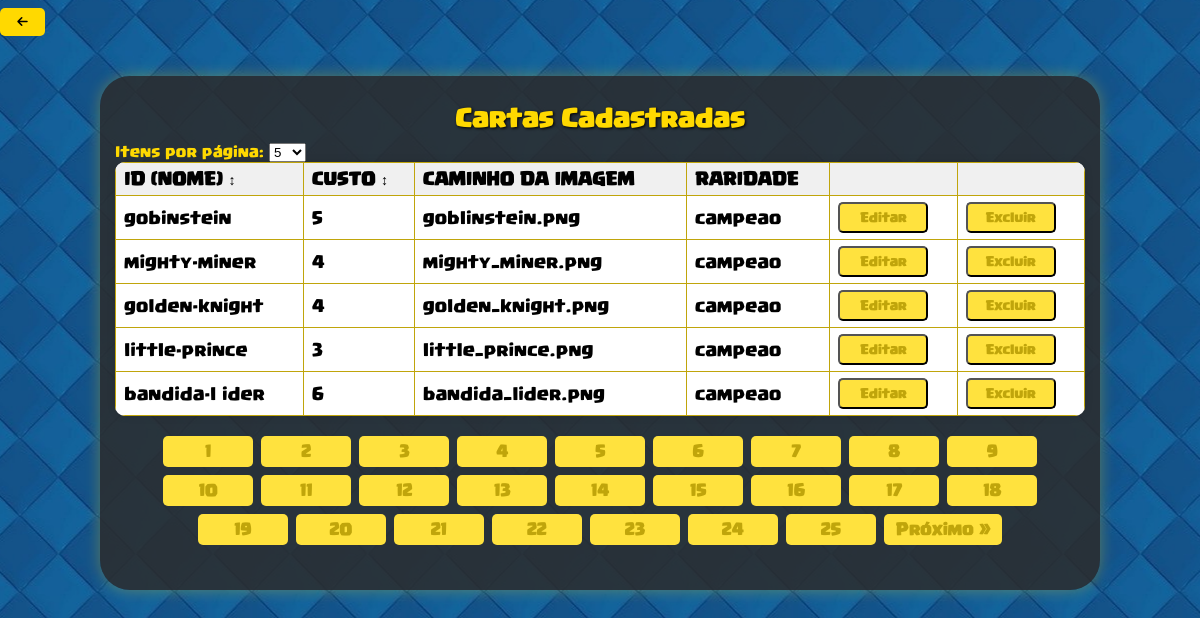
Page /cartas/listar-carta/listar-carta.php (signed in) on the committed database.
### tables this page shows
CREATE TABLE `carta` (
  `id` varchar(20) NOT NULL,  
  `custo` int NOT NULL,
  `srcImagem` varchar(40) NOT NULL,
  `raridade` varchar(15) NOT NULL,
  PRIMARY KEY (`id`)
);

### src/Repositorio/CartaRepositorio.php (called while the page is built, shortened)
<?php
    class CartaRepositorio
    {
        private PDO $pdo;
        public function __construct(PDO $pdo)
        {
            $this->pdo = $pdo;
        }
        private function formarObjeto(array $dados): Carta
        {
            return new Carta($dados['id'], (int)$dados['custo'], $dados['srcImagem'], $dados['raridade']);
        }
        public function contarTodos()
        {
            $sql = "SELECT COUNT(*) FROM carta";
            $stmt = $this->pdo->query($sql);
            return (int) $stmt->fetchColumn();
        }
        public function buscarPaginado(int $limite, int $offset, ?string $ordem = null, ?string $direcao = 'ASC'): array
        {
            $colunasPermitidas = ['id', 'custo'];
            $sql = "SELECT id, custo, srcImagem, raridade FROM carta";
            if ($ordem !== null && in_array(strtolower($ordem), $colunasPermitidas, true)) {
                $ordemCol = strtolower($ordem);
                $direcao = strtoupper($direcao) === 'DESC' ? 'DESC' : 'ASC';
                $sql .= " ORDER BY {$ordemCol} {$direcao}";
            } else {
                $sql .= " ORDER BY FIELD(raridade, 'Campeao', 'Lendaria', 'Epica', 'Rara', 'Comum')";
            }
            $sql .= " LIMIT :limite OFFSET :offset";
            $stmt = $this->pdo->prepare($sql);
            $stmt->bindValue(':limite', $limite, PDO::PARAM_INT);
            $stmt->bindValue(':offset', $offset, PDO::PARAM_INT);
            $stmt->execute();
            $resultados = $stmt->fetchAll(PDO::FETCH_ASSOC);
            return array_map(fn($dados) => $this->formarObjeto($dados), $resultados);
        }
    }
?>

### src/paginacao.php (called while the page is built)
<?php
class Paginacao
{
    private int $totalItens;
    private int $itensPorPagina;
    private int $paginaAtual;
    public function __construct(int $totalItens, int $itensPorPagina, int $paginaAtual)
    {
        $this->totalItens = $totalItens;
        $this->itensPorPagina = $itensPorPagina;
        $this->paginaAtual = max(1, $paginaAtual);
    }
    public function getOffset(): int
    {
        return ($this->paginaAtual - 1) * $this->itensPorPagina;
    }
    public function getLimite(): int
    {
        return $this->itensPorPagina;
    }
    public function getTotalPaginas(): int
    {
        return (int) ceil($this->totalItens / $this->itensPorPagina);
    }
    public function getPaginaAtual(): int
    {
        return $this->paginaAtual;
    }
}
?>

### src/Modelo/carta.php (called while the page is built, shortened)
<?php
    class Carta
    {
        private string $id;
        private int $custoCarta;
        private string $caminhoCarta;
        private string $raridadeCarta;
        public function __construct(string $id, int $custoCarta, string $caminhoCarta, string $raridadeCarta){
            $this->id = $id;
            $this->custoCarta = $custoCarta;
            $this->raridadeCarta = $raridadeCarta;
            $this->caminhoCarta = $caminhoCarta;
        }
        public function getId(): string
        {
            return $this->id;
        }
        public function getCustoCarta(): int
        {
            return $this->custoCarta;
        }
        public function getRaridadeCarta(): string
        {
            return $this->raridadeCarta;
        }
        public function getCaminhoCarta(): string
        {
            return $this->caminhoCarta;
        }
    }
?>

### cartas/listar-carta/listar-carta.php (the view, shortened to what this page needs)
<?php
require __DIR__ . "/../../src/conexao-bd.php";
require_once __DIR__ . '/../../src/Repositorio/CartaRepositorio.php';
require_once __DIR__ . '/../../src/Modelo/carta.php';
require __DIR__ . "/../../src/paginacao.php";
$ordem = filter_input(INPUT_GET, 'ordem', FILTER_SANITIZE_STRING) ?: null;
$direcao = filter_input(INPUT_GET, 'direcao', FILTER_SANITIZE_STRING) ?: 'ASC';
$itens_por_pagina = filter_input(INPUT_GET, 'itens_por_pagina', FILTER_VALIDATE_INT) ?: 5;
$climite = $itens_por_pagina;
$paginaAtual = isset($_GET['pagina']) ? (int) $_GET['pagina'] : 1;
$cartaRepositorio = new CartaRepositorio($pdo);
$totalCartas = $cartaRepositorio->contarTodos();
$paginacao = new Paginacao($totalCartas, $climite, $paginaAtual);
$cartas = $cartaRepositorio->buscarPaginado($paginacao->getLimite(), $paginacao->getOffset(), $ordem, $direcao);
function gerarUrlOrdenacaoCarta($campo, $paginaAtual, $ordemAtual, $direcaoAtual, $itensPorPagina)
{
    $novaDirecao = ($ordemAtual === $campo && $direcaoAtual === 'ASC') ? 'DESC' : 'ASC';
    return "?pagina={$paginaAtual}&ordem={$campo}&direcao={$novaDirecao}&itens_por_pagina={$itensPorPagina}";
}
function mostrarIconeOrdenacaoCarta($campo, $ordemAtual, $direcaoAtual)
{
    if ($ordemAtual !== $campo) {
        return '&#8597';
    }
    return $direcaoAtual === 'ASC' ? '↑' : '↓';
}
?>
<!DOCTYPE html>
<html lang="pt-br">
<head>
    <link rel="stylesheet" href="https://cdnjs.cloudflare.com/ajax/libs/font-awesome/6.4.0/css/all.min.css" />
    <link rel="stylesheet" href="../../css/listar.css" />
</head>
<body>
    <form action="../administrar/administrar-carta.php">
        <button type="submit" id="botao-menu"><i class="fas fa-arrow-left"></i></button>
    </form>
    <div class="container-formulario">
        <div class="formulario">
            <h1 class="titulo">Cartas Cadastradas</h1>
            <div class="tabela">
                <form class="form-paginacao" method="GET" action="">
                    <label for="itens_por_pagina">Itens por página:</label>
                    <select name="itens_por_pagina" id="itens_por_pagina" onchange="this.form.submit()">
                        <option value="5" <?= $itens_por_pagina == 5 ? 'selected' : '' ?>>5</option>
                    </select>
                </form>
                <table>
                    <thead>
                        <tr>
                            <th>
                                <a href="<?= gerarUrlOrdenacaoCarta('id', $paginacao->getPaginaAtual(), $ordem, $direcao, $itens_por_pagina) ?>"
                                    style="color: inherit; text-decoration: none;">
                                    ID (Nome) <?= mostrarIconeOrdenacaoCarta('id', $ordem, $direcao) ?>
                                </a>
                            </th>
                            <th>
                                <a href="<?= gerarUrlOrdenacaoCarta('custo', $paginacao->getPaginaAtual(), $ordem, $direcao, $itens_por_pagina) ?>"
                                    style="color: inherit; text-decoration: none;">
                                    Custo <?= mostrarIconeOrdenacaoCarta('custo', $ordem, $direcao) ?>
                                </a>
                            </th>
                            <th>Caminho da Imagem</th>
                            <th>Raridade</th>
                            <th> </th>
                            <th> </th>
                        </tr>
                    </thead>
                    <tbody>
                        <?php foreach ($cartas as $carta): ?>
                            <tr>
                                <td><?= htmlspecialchars($carta->getId()) ?></td>
                                <td><?= htmlspecialchars($carta->getCustoCarta()) ?></td>
                                <td><?= htmlspecialchars($carta->getCaminhoCarta()) ?></td>
                                <td><?= htmlspecialchars($carta->getRaridadeCarta()) ?></td>
                                <td>
                                    <form action="../atualizar-carta/atualizar-carta.php" method="POST">
                                        <button type="submit" class="botao-alterar">Editar</button>
                                    </form>
                                </td>
                                <td>
                                    <form action="../atualizar-carta/deletar-carta.php" method="post">
                                        <input type="submit" class="botao-alterar" value="Excluir">
                                    </form>
                                </td>
                            </tr>
                        <?php endforeach; ?>
                    </tbody>
                </table>
                <div class="paginacao" style="text-align:center; margin-top: 20px;">
                    <?php for ($i = 1; $i <= $paginacao->getTotalPaginas(); $i++): ?>
                        <?php if ($i === $paginacao->getPaginaAtual()): ?>
                            <strong><?= $i ?></strong>
                        <?php else: ?>
                            <a href="?pagina=<?= $i ?>&ordem=<?= htmlspecialchars($ordem) ?>&direcao=<?= htmlspecialchars($direcao) ?>&itens_por_pagina=<?= $itens_por_pagina ?>"
                                class="botao-pagina"><?= $i ?></a>
                        <?php endif; ?>
                    <?php endfor; ?>
                    <?php if ($paginacao->getPaginaAtual() < $paginacao->getTotalPaginas()): ?>
                        <a href="?pagina=<?= $paginacao->getPaginaAtual() + 1 ?>&ordem=<?= htmlspecialchars($ordem) ?>&direcao=<?= htmlspecialchars($direcao) ?>&itens_por_pagina=<?= $itens_por_pagina ?>"
                            class="botao-pagina">Próximo »</a>
                    <?php endif; ?>
                </div>
            </div>
        </div>
    </div>
</body>
</html>

### css/listar.css (style rules this page uses)
html, body { height: 100%; margin: 0; padding: 0; overflow: hidden; background-position: center; background-image: url("../img/fundo-section.jpg"); font-family: fonteClash, sans-serif; color: rgb(255, 217, 0); font-size: 12px; }
.container-formulario { max-width: 1000px; width: 90%; margin: 40px auto; padding: 15px; background-color: rgba(44, 44, 44, 0.85); border-radius: 30px; color: rgb(255, 217, 0); box-shadow: 0 0 15px rgba(255, 217, 0, 0.3); box-sizing: border-box; display: flex; flex-direction: column; }
#botao-menu { margin: 8px 0; width: 45px; height: 28px; font-size: 12px; display: flex; justify-content: center; align-items: center; background-color: rgb(255, 217, 0); color: black; border: none; border-radius: 5px; cursor: pointer; flex-shrink: 0; }
.titulo { font-family: fonteClash; font-size: 20px; margin-bottom: 10px; text-align: center; color: rgb(255, 217, 0); text-shadow: 1px 1px 3px #000; flex-shrink: 0; }
table { width: 100%; min-width: 550px; border-collapse: collapse; font-family: fonteClash; font-size: 14px; color: #000000; background-color: #ffffff; border-radius: 10px; overflow: hidden; box-shadow: 0 0 8px rgba(0, 0, 0, 0.1); }
th, td { border: 1px solid rgb(192, 165, 11); padding: 6px 8px; text-align: left; vertical-align: middle; color: #000000; white-space: nowrap; }
th { background-color: #f0f0f0; font-weight: 900; text-transform: uppercase; }
.paginacao { margin-top: 20px; margin-bottom: 30px; text-align: center; display: flex; flex-wrap: wrap; justify-content: center; gap: 8px; white-space: normal; overflow-x: visible; }
.paginacao a.botao-pagina, .paginacao strong { padding: 6px 12px; background-color: rgb(255, 226, 62); color: rgb(192, 165, 11); border-radius: 5px; text-decoration: none; font-family: fonteClash; font-weight: bold; transition: background-color 0.3s ease; font-size: 13px; display: inline-block; min-width: 90px; text-align: center; box-sizing: border-box; }
.botao-alterar { padding: 6px 12px; background-color: rgb(255, 226, 62); color: rgb(192, 165, 11); border-radius: 5px; text-decoration: none; font-family: fonteClash; font-weight: bold; transition: background-color 0.3s ease; font-size: 10px; display: inline-block; min-width: 90px; text-align: center; box-sizing: border-box; }

### rows in the picture
carta: id "gobinstein", custo "5", srcImagem "goblinstein.png", raridade "campeao"
carta: id "mighty-miner", custo "4", srcImagem "mighty_miner.png", raridade "campeao"
carta: id "golden-knight", custo "4", srcImagem "golden_knight.png", raridade "campeao"
carta: id "little-prince", custo "3", srcImagem "little_prince.png", raridade "campeao"
carta: id "bandida-l ider", custo "6", srcImagem "bandida_lider.png", raridade "campeao"

### other values in the picture
mostrarIconeOrdenacaoCarta('id', $ordem, $direcao) "↕"
mostrarIconeOrdenacaoCarta('custo', $ordem, $direcao) "↕"
